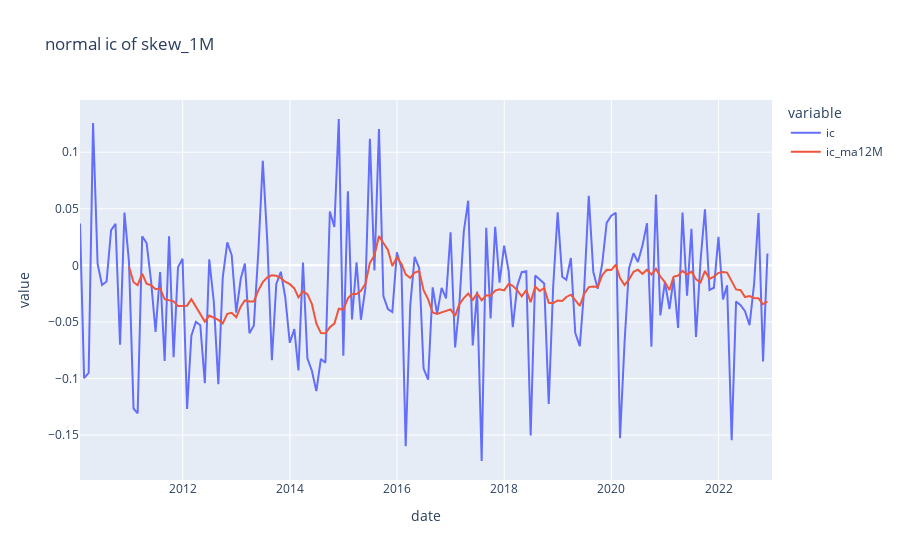
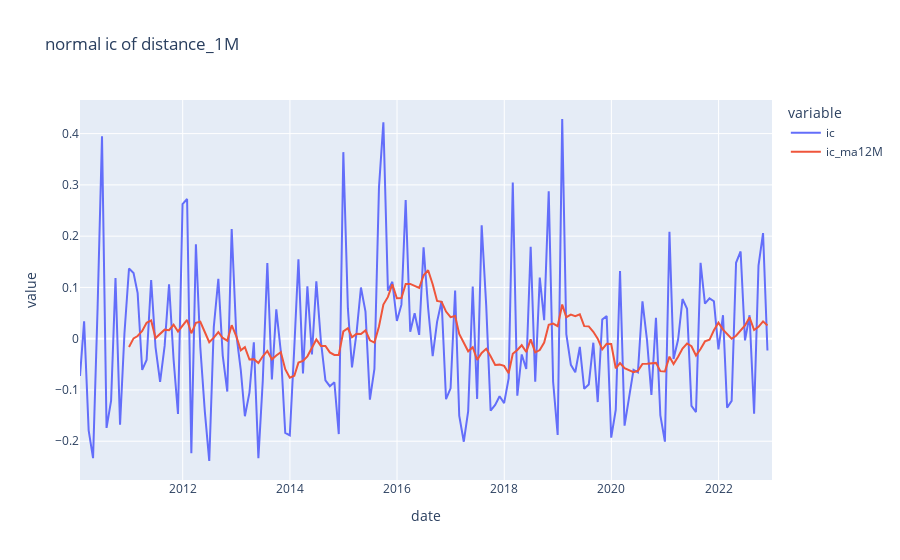
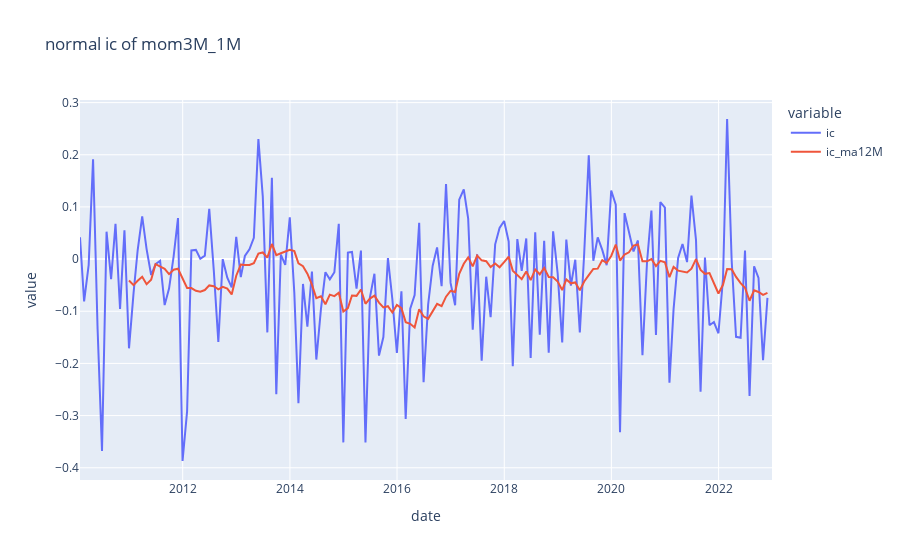
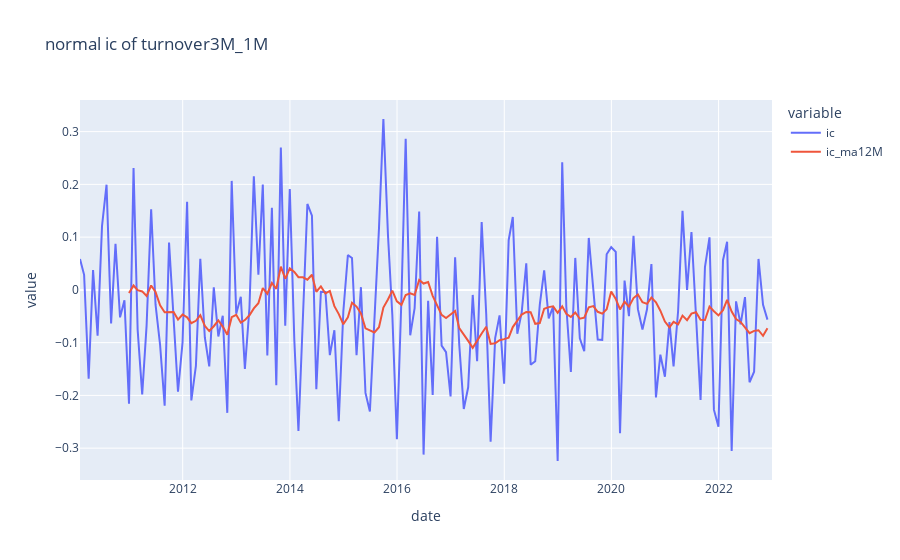

Write notebook code for charts like these, in order.
### Code cell
for factor in normal_ic.columns:
    # print('different group return of '+factor,'\n')
    ic_mean = pd.concat([normal_ic[factor],normal_ic[factor].rolling(12).mean()],axis=1)
    ic_mean.columns = ['ic','ic'+'_ma12M']
    p = px.line(ic_mean,title='normal ic of '+factor)
    p.show()

### Figure 1 — Plotly figure (JSON) as saved in the notebook; plotly's stock layout.template omitted (floating-point values rounded to 4 significant figures; data arrays with more than 128 entries replaced by an {"elided": "..."} marker saying what was removed)
{"data": [{"hovertemplate": "variable=ic<br>date=%{x}<br>value=%{y}<extra></extra>", "legendgroup": "ic", "line": {"color": "#636efa", "dash": "solid"}, "marker": {"symbol": "circle"}, "mode": "lines", "name": "ic", "orientation": "v", "showlegend": true, "type": "scatter", "x": {"elided": "156 str values"}, "xaxis": "x", "y": {"elided": "156 float values"}, "yaxis": "y"}, {"hovertemplate": "variable=ic_ma12M<br>date=%{x}<br>value=%{y}<extra></extra>", "legendgroup": "ic_ma12M", "line": {"color": "#EF553B", "dash": "solid"}, "marker": {"symbol": "circle"}, "mode": "lines", "name": "ic_ma12M", "orientation": "v", "showlegend": true, "type": "scatter", "x": {"elided": "156 str values"}, "xaxis": "x", "y": {"elided": "156 float values"}, "yaxis": "y"}], "layout": {"legend": {"title": {"text": "variable"}, "tracegroupgap": 0}, "title": {"text": "normal ic of skew_1M"}, "xaxis": {"anchor": "y", "domain": [0, 1], "title": {"text": "date"}}, "yaxis": {"anchor": "x", "domain": [0, 1], "title": {"text": "value"}}}}

### Figure 2 — Plotly figure (JSON) as saved in the notebook; plotly's stock layout.template omitted (floating-point values rounded to 4 significant figures; data arrays with more than 128 entries replaced by an {"elided": "..."} marker saying what was removed)
{"data": [{"hovertemplate": "variable=ic<br>date=%{x}<br>value=%{y}<extra></extra>", "legendgroup": "ic", "line": {"color": "#636efa", "dash": "solid"}, "marker": {"symbol": "circle"}, "mode": "lines", "name": "ic", "orientation": "v", "showlegend": true, "type": "scatter", "x": {"elided": "156 str values"}, "xaxis": "x", "y": {"elided": "156 float values"}, "yaxis": "y"}, {"hovertemplate": "variable=ic_ma12M<br>date=%{x}<br>value=%{y}<extra></extra>", "legendgroup": "ic_ma12M", "line": {"color": "#EF553B", "dash": "solid"}, "marker": {"symbol": "circle"}, "mode": "lines", "name": "ic_ma12M", "orientation": "v", "showlegend": true, "type": "scatter", "x": {"elided": "156 str values"}, "xaxis": "x", "y": {"elided": "156 float values"}, "yaxis": "y"}], "layout": {"legend": {"title": {"text": "variable"}, "tracegroupgap": 0}, "title": {"text": "normal ic of distance_1M"}, "xaxis": {"anchor": "y", "domain": [0, 1], "title": {"text": "date"}}, "yaxis": {"anchor": "x", "domain": [0, 1], "title": {"text": "value"}}}}

### Figure 3 — Plotly figure (JSON) as saved in the notebook; plotly's stock layout.template omitted (floating-point values rounded to 4 significant figures; data arrays with more than 128 entries replaced by an {"elided": "..."} marker saying what was removed)
{"data": [{"hovertemplate": "variable=ic<br>date=%{x}<br>value=%{y}<extra></extra>", "legendgroup": "ic", "line": {"color": "#636efa", "dash": "solid"}, "marker": {"symbol": "circle"}, "mode": "lines", "name": "ic", "orientation": "v", "showlegend": true, "type": "scatter", "x": {"elided": "156 str values"}, "xaxis": "x", "y": {"elided": "156 float values"}, "yaxis": "y"}, {"hovertemplate": "variable=ic_ma12M<br>date=%{x}<br>value=%{y}<extra></extra>", "legendgroup": "ic_ma12M", "line": {"color": "#EF553B", "dash": "solid"}, "marker": {"symbol": "circle"}, "mode": "lines", "name": "ic_ma12M", "orientation": "v", "showlegend": true, "type": "scatter", "x": {"elided": "156 str values"}, "xaxis": "x", "y": {"elided": "156 float values"}, "yaxis": "y"}], "layout": {"legend": {"title": {"text": "variable"}, "tracegroupgap": 0}, "title": {"text": "normal ic of mom3M_1M"}, "xaxis": {"anchor": "y", "domain": [0, 1], "title": {"text": "date"}}, "yaxis": {"anchor": "x", "domain": [0, 1], "title": {"text": "value"}}}}

### Figure 4 — Plotly figure (JSON) as saved in the notebook; plotly's stock layout.template omitted (floating-point values rounded to 4 significant figures; data arrays with more than 128 entries replaced by an {"elided": "..."} marker saying what was removed)
{"data": [{"hovertemplate": "variable=ic<br>date=%{x}<br>value=%{y}<extra></extra>", "legendgroup": "ic", "line": {"color": "#636efa", "dash": "solid"}, "marker": {"symbol": "circle"}, "mode": "lines", "name": "ic", "orientation": "v", "showlegend": true, "type": "scatter", "x": {"elided": "156 str values"}, "xaxis": "x", "y": {"elided": "156 float values"}, "yaxis": "y"}, {"hovertemplate": "variable=ic_ma12M<br>date=%{x}<br>value=%{y}<extra></extra>", "legendgroup": "ic_ma12M", "line": {"color": "#EF553B", "dash": "solid"}, "marker": {"symbol": "circle"}, "mode": "lines", "name": "ic_ma12M", "orientation": "v", "showlegend": true, "type": "scatter", "x": {"elided": "156 str values"}, "xaxis": "x", "y": {"elided": "156 float values"}, "yaxis": "y"}], "layout": {"legend": {"title": {"text": "variable"}, "tracegroupgap": 0}, "title": {"text": "normal ic of turnover3M_1M"}, "xaxis": {"anchor": "y", "domain": [0, 1], "title": {"text": "date"}}, "yaxis": {"anchor": "x", "domain": [0, 1], "title": {"text": "value"}}}}
